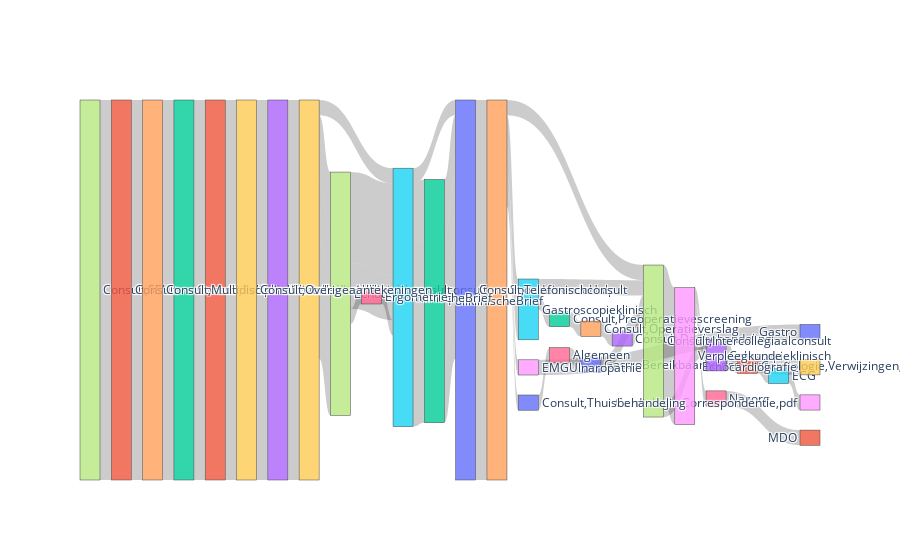

Here is the notebook cell this chart was saved with:
### Code cell
import plotly.graph_objects as go
from collections import Counter

# Step 1: Extract Sequences from event columns
event_columns = [col for col in feature_df.columns if 'concept:name' in col]  # Filter for event-related columns
sequences = []

# For each row in feature_df, extract the sequence of events
for _, row in feature_df.iterrows():
    events = [col.split('concept:name_')[1] for col in event_columns if row[col] == 1.0]  # Get events with 1.0 value
    sequences.append('->'.join(events))  # Join events into a sequence

# Step 2: Add sequences to the dataframe (this will be useful for visualization)
feature_df['Sequence'] = sequences

# Step 3: Get the most common sequence per cluster 
cluster_sequences = feature_df.groupby("Cluster")["Sequence"].agg(lambda x: x.mode()[0])

# Step 4: Count the occurrences of each sequence (for Sankey diagram links)
cluster_counts = Counter(cluster_sequences)

# Step 5: Prepare data for Sankey diagram (convert sequences into sources and targets)
sources, targets = [], []

for trace in cluster_sequences.values:
    steps = trace.split("->")  # Split sequence into individual steps
    for i in range(len(steps) - 1):
        sources.append(steps[i])
        targets.append(steps[i + 1])

# Convert sources and targets to indices (for Sankey diagram nodes)
all_nodes = list(set(sources + targets))  # All unique nodes (steps)
source_indices = [all_nodes.index(s) for s in sources]
target_indices = [all_nodes.index(t) for t in targets]

# Step 6: Count the frequency of each link (source -> target pair)
link_counts = Counter(zip(sources, targets))
values = [link_counts[(source, target)] for source, target in zip(sources, targets)]

# Step 7: Create the Sankey diagram
fig = go.Figure(go.Sankey(
    node=dict(label=all_nodes),
    link=dict(source=source_indices, target=target_indices, value=values)
))

fig.show()

### Figure 1 — Plotly figure (JSON) as saved in the notebook; plotly's stock layout.template omitted (floating-point values rounded to 4 significant figures)
{"data": [{"link": {"source": [7, 21, 24, 12, 11, 29, 13, 9, 17, 26, 25, 22, 20, 14, 8, 7, 21, 24, 12, 11, 29, 13, 9, 17, 25, 22, 20, 14, 5, 2, 4, 3, 27, 7, 21, 24, 12, 11, 29, 13, 9, 17, 25, 22, 20, 14, 30, 6, 0, 27, 23, 7, 21, 24, 12, 11, 29, 13, 9, 25, 20, 14, 27, 28, 16, 7, 21, 24, 12, 11, 29, 13, 9, 17, 25, 22, 20, 14, 5, 27, 28, 23, 1, 15], "target": [21, 24, 12, 11, 29, 13, 9, 17, 26, 25, 22, 20, 14, 8, 10, 21, 24, 12, 11, 29, 13, 9, 17, 25, 22, 20, 14, 5, 2, 4, 3, 27, 28, 21, 24, 12, 11, 29, 13, 9, 17, 25, 22, 20, 14, 30, 6, 0, 27, 23, 19, 21, 24, 12, 11, 29, 13, 9, 25, 20, 14, 27, 28, 16, 31, 21, 24, 12, 11, 29, 13, 9, 17, 25, 22, 20, 14, 5, 27, 28, 23, 1, 15, 18], "value": [5, 5, 5, 5, 5, 5, 5, 4, 1, 1, 4, 4, 5, 1, 1, 5, 5, 5, 5, 5, 5, 5, 4, 3, 4, 4, 5, 2, 1, 1, 1, 1, 3, 5, 5, 5, 5, 5, 5, 5, 4, 3, 4, 4, 5, 1, 1, 1, 1, 1, 1, 5, 5, 5, 5, 5, 5, 5, 1, 1, 5, 1, 3, 1, 1, 5, 5, 5, 5, 5, 5, 5, 4, 3, 4, 4, 5, 2, 1, 3, 1, 1, 1, 1]}, "node": {"label": ["GastroBereikbaarheidsdienst", "Cardiologie,Verwijzingen,pdf", "Consult,Preoperatievescreening", "Consult,Dagbehandeling", "Consult,Operatieverslag", "Gastroscopieklinisch", "Algemeen", "Consult,SEH", "EMGUlnaropathie", "Consult,Kliniek:vervolgconsult", "Gastro", "Consult,Polikliniek:vervolgconsult", "Consult,Polikliniek:eersteconsult", "Consult,Kliniek:eersteconsult", "SpoedeisendeHulp", "ECG", "Nazorg", "Echodoppler", "Cardiologie,Correspondentie,pdf", "Echocardiografie", "Consult,Telefonischconsult", "Consult", "PoliklinischeBrief", "Coloscopieklinisch", "Consult,Multidisciplinairoverleg", "KlinischeBrief", "Ergometrie", "Consult,Intercollegiaalconsult", "Verpleegkunde", "Consult,Overigeaantekeningen", "Consult,Thuisbehandeling", "MDO"]}, "type": "sankey"}], "layout": {}}
